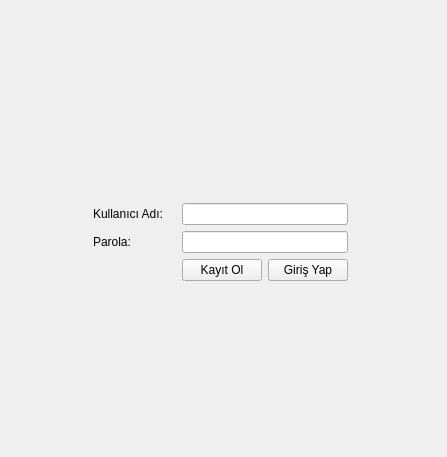
<?xml version="1.0" encoding="UTF-8"?>
<ui version="4.0">
 <class>MainWindow</class>
 <widget class="QMainWindow" name="MainWindow">
  <property name="geometry">
   <rect>
    <x>0</x>
    <y>0</y>
    <width>447</width>
    <height>457</height>
   </rect>
  </property>
  <property name="minimumSize">
   <size>
    <width>447</width>
    <height>457</height>
   </size>
  </property>
  <property name="maximumSize">
   <size>
    <width>447</width>
    <height>457</height>
   </size>
  </property>
  <property name="windowTitle">
   <string>MainWindow</string>
  </property>
  <widget class="QWidget" name="centralwidget">
   <property name="minimumSize">
    <size>
     <width>447</width>
     <height>457</height>
    </size>
   </property>
   <property name="maximumSize">
    <size>
     <width>447</width>
     <height>457</height>
    </size>
   </property>
   <property name="styleSheet">
    <string notr="true">#centralwidget{
background-image: url(:/icons/icons.jpg);
}</string>
   </property>
   <layout class="QHBoxLayout" name="horizontalLayout">
    <item>
     <layout class="QGridLayout" name="gridLayout">
      <item row="2" column="1">
       <widget class="QLabel" name="kullanicilabel">
        <property name="text">
         <string>Kullanıcı Adı:</string>
        </property>
       </widget>
      </item>
      <item row="2" column="2" colspan="2">
       <widget class="QLineEdit" name="kullanicigiris"/>
      </item>
      <item row="3" column="2" colspan="2">
       <widget class="QLineEdit" name="parolagiris"/>
      </item>
      <item row="4" column="1">
       <spacer name="horizontalSpacer_2">
        <property name="orientation">
         <enum>Qt::Horizontal</enum>
        </property>
        <property name="sizeHint" stdset="0">
         <size>
          <width>40</width>
          <height>20</height>
         </size>
        </property>
       </spacer>
      </item>
      <item row="4" column="3">
       <widget class="QPushButton" name="girisbuton">
        <property name="text">
         <string>Giriş Yap</string>
        </property>
       </widget>
      </item>
      <item row="5" column="2">
       <spacer name="verticalSpacer_2">
        <property name="orientation">
         <enum>Qt::Vertical</enum>
        </property>
        <property name="sizeHint" stdset="0">
         <size>
          <width>20</width>
          <height>40</height>
         </size>
        </property>
       </spacer>
      </item>
      <item row="3" column="1">
       <widget class="QLabel" name="parolalabel">
        <property name="text">
         <string>Parola:</string>
        </property>
       </widget>
      </item>
      <item row="4" column="4">
       <spacer name="horizontalSpacer">
        <property name="orientation">
         <enum>Qt::Horizontal</enum>
        </property>
        <property name="sizeHint" stdset="0">
         <size>
          <width>40</width>
          <height>20</height>
         </size>
        </property>
       </spacer>
      </item>
      <item row="0" column="2">
       <spacer name="verticalSpacer">
        <property name="orientation">
         <enum>Qt::Vertical</enum>
        </property>
        <property name="sizeHint" stdset="0">
         <size>
          <width>20</width>
          <height>40</height>
         </size>
        </property>
       </spacer>
      </item>
      <item row="4" column="2">
       <widget class="QPushButton" name="kaydolbuton">
        <property name="text">
         <string>Kayıt Ol</string>
        </property>
       </widget>
      </item>
      <item row="2" column="0">
       <spacer name="horizontalSpacer_3">
        <property name="orientation">
         <enum>Qt::Horizontal</enum>
        </property>
        <property name="sizeHint" stdset="0">
         <size>
          <width>40</width>
          <height>20</height>
         </size>
        </property>
       </spacer>
      </item>
      <item row="1" column="2" colspan="3">
       <widget class="QLabel" name="bilgilabel">
        <property name="maximumSize">
         <size>
          <width>200</width>
          <height>20</height>
         </size>
        </property>
        <property name="styleSheet">
         <string notr="true">color: rgb(255, 0, 0);
font: 75 10pt &quot;MS Shell Dlg 2&quot;;</string>
        </property>
        <property name="text">
         <string>&lt;html&gt;&lt;head/&gt;&lt;body&gt;&lt;p&gt;&lt;br/&gt;&lt;/p&gt;&lt;/body&gt;&lt;/html&gt;</string>
        </property>
       </widget>
      </item>
     </layout>
    </item>
   </layout>
  </widget>
 </widget>
 <resources>
  <include location="icons.qrc"/>
 </resources>
 <connections/>
</ui>
